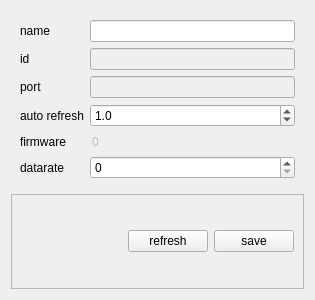
<?xml version="1.0" encoding="UTF-8"?>
<ui version="4.0">
 <class>Form</class>
 <widget class="QWidget" name="Form">
  <property name="geometry">
   <rect>
    <x>0</x>
    <y>0</y>
    <width>315</width>
    <height>300</height>
   </rect>
  </property>
  <property name="windowTitle">
   <string>Form</string>
  </property>
  <layout class="QVBoxLayout" name="verticalLayout">
   <item>
    <widget class="QWidget" name="elements" native="true">
     <layout class="QFormLayout" name="formLayout">
      <item row="0" column="0">
       <widget class="QLabel" name="label">
        <property name="text">
         <string>name</string>
        </property>
       </widget>
      </item>
      <item row="0" column="1">
       <widget class="QLineEdit" name="board_name"/>
      </item>
      <item row="1" column="0">
       <widget class="QLabel" name="label_3">
        <property name="text">
         <string>id</string>
        </property>
       </widget>
      </item>
      <item row="1" column="1">
       <widget class="QLineEdit" name="board_id">
        <property name="enabled">
         <bool>false</bool>
        </property>
        <property name="readOnly">
         <bool>true</bool>
        </property>
       </widget>
      </item>
      <item row="2" column="0">
       <widget class="QLabel" name="label_2">
        <property name="text">
         <string>port</string>
        </property>
       </widget>
      </item>
      <item row="2" column="1">
       <widget class="QLineEdit" name="board_port">
        <property name="enabled">
         <bool>false</bool>
        </property>
        <property name="readOnly">
         <bool>true</bool>
        </property>
       </widget>
      </item>
      <item row="3" column="0">
       <widget class="QLabel" name="label_5">
        <property name="text">
         <string>auto refresh</string>
        </property>
       </widget>
      </item>
      <item row="3" column="1">
       <widget class="QDoubleSpinBox" name="board_updatetime">
        <property name="decimals">
         <number>1</number>
        </property>
        <property name="minimum">
         <double>0.100000000000000</double>
        </property>
        <property name="singleStep">
         <double>0.100000000000000</double>
        </property>
        <property name="value">
         <double>1.000000000000000</double>
        </property>
       </widget>
      </item>
      <item row="4" column="0">
       <widget class="QLabel" name="label_4">
        <property name="text">
         <string>firmware</string>
        </property>
       </widget>
      </item>
      <item row="4" column="1">
       <widget class="QSpinBox" name="board_fw">
        <property name="enabled">
         <bool>false</bool>
        </property>
        <property name="wrapping">
         <bool>false</bool>
        </property>
        <property name="frame">
         <bool>false</bool>
        </property>
        <property name="buttonSymbols">
         <enum>QAbstractSpinBox::NoButtons</enum>
        </property>
        <property name="keyboardTracking">
         <bool>false</bool>
        </property>
        <property name="maximum">
         <number>999999999</number>
        </property>
        <property name="displayIntegerBase">
         <number>10</number>
        </property>
       </widget>
      </item>
      <item row="5" column="0">
       <widget class="QLabel" name="label_6">
        <property name="text">
         <string>datarate</string>
        </property>
       </widget>
      </item>
      <item row="5" column="1">
       <widget class="QSpinBox" name="board_datarate">
        <property name="maximum">
         <number>999999</number>
        </property>
       </widget>
      </item>
     </layout>
    </widget>
   </item>
   <item>
    <widget class="QFrame" name="frame">
     <property name="frameShape">
      <enum>QFrame::StyledPanel</enum>
     </property>
     <property name="frameShadow">
      <enum>QFrame::Raised</enum>
     </property>
     <layout class="QHBoxLayout" name="horizontalLayout">
      <item>
       <spacer name="horizontalSpacer">
        <property name="orientation">
         <enum>Qt::Horizontal</enum>
        </property>
        <property name="sizeHint" stdset="0">
         <size>
          <width>40</width>
          <height>20</height>
         </size>
        </property>
       </spacer>
      </item>
      <item>
       <widget class="QPushButton" name="refreshbutton">
        <property name="text">
         <string>refresh</string>
        </property>
       </widget>
      </item>
      <item>
       <widget class="QPushButton" name="savebutton">
        <property name="text">
         <string>save</string>
        </property>
       </widget>
      </item>
     </layout>
    </widget>
   </item>
  </layout>
 </widget>
 <resources/>
 <connections/>
</ui>
